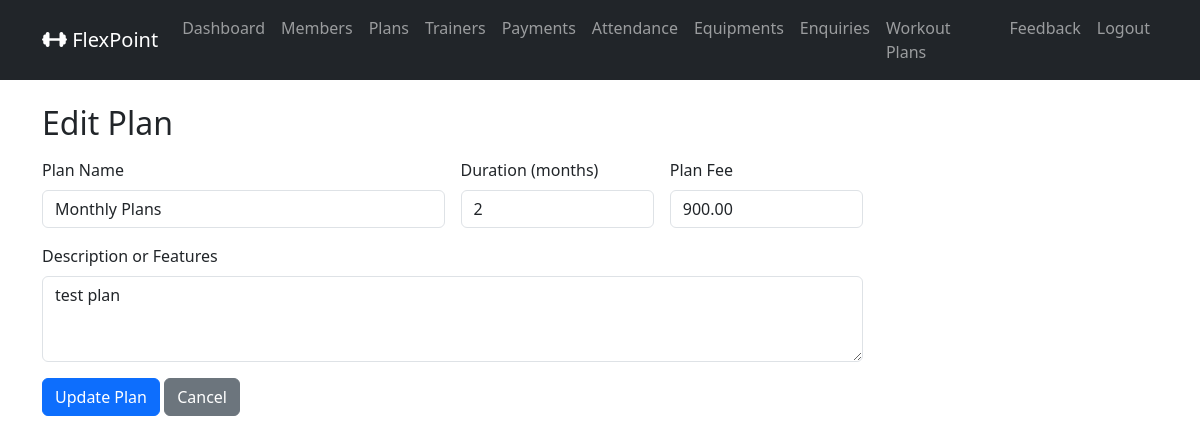
The app's page /admin_plans_edit/1/ (signed in) with its own data.
### gymapp/models.py (models this page shows, shortened)
class MembershipPlan(models.Model):
    name            = models.CharField(max_length=100)
    duration_months = models.PositiveIntegerField()
    fee             = models.DecimalField(max_digits=6, decimal_places=2)
    description     = models.TextField(blank=True)

### gymapp/views.py (the view)
    def wrapper(request, *args, **kwargs):
        if not request.user.is_authenticated or getattr(request.user, 'role', None) != 'ADMIN':
            messages.error(request, 'You must be an Admin to access this page.')
            return redirect('admin_login_view')
        return view_func(request, *args, **kwargs)

### gymapp/views.py (called while the page is built, shortened)
def admin_required(view_func):
    def wrapper(request, *args, **kwargs):
        if not request.user.is_authenticated or getattr(request.user, 'role', None) != 'ADMIN':
            messages.error(request, 'You must be an Admin to access this page.')
            return redirect('admin_login_view')
        return view_func(request, *args, **kwargs)
    return wrapper

@admin_required
def admin_plan_edit(request, plan_id):
    plan = MembershipPlan.objects.get(id=plan_id)
    return render(request, 'admin_plan_form.html', {'plan': plan, 'mode':'edit'})

### gymapp/templates/admin_plan_form.html (shortened to what this page needs)
{% extends 'base.html' %}
{% block content %}
<h2 class="mb-3">
    {% if mode == 'add' %} Add Plan {% else %} Edit Plan {% endif %}
</h2>
<form method="POST" class="row g-3 w-75">
    <div class="col-md-6">
        <label for="name" class="form-label">Plan Name</label>
        <input type="text" id="name" class="form-control" name="name" value="{{ plan.name | default:'' }}">
    </div>
    <div class="col-md-3">
        <label for="duration_months" class="form-label">Duration (months)</label>
        <input type="number" id="duration_months" class="form-control" name="duration_months" value="{{ plan.duration_months | default:'' }}">
    </div>
    <div class="col-md-3">
        <label for="fee" class="form-label">Plan Fee</label>
        <input type="number" step="0.01" id="fee" class="form-control" name="fee" value="{{ plan.fee | default:'' }}">
    </div>
    <div class="col-md-12">
        <label for="description" class="form-label">Description or Features</label>
        <textarea type="text" id="description" class="form-control" name="description" rows="3">{{ plan.description | default:'' }}</textarea>
    </div>
    <div class="col-md-12">
        <button type="submit" class="btn btn-primary">
            {% if mode == 'add' %} Add Plan {% else %} Update Plan {% endif %}
        </button>
        <a href="{% url 'admin_plans_list' %}" class="btn btn-secondary"> Cancel </a>
    </div>
</form>
{% endblock %}

### records on screen
MembershipPlan: name "Monthly Plans", duration_months "2", fee "900.00", description "test plan"
